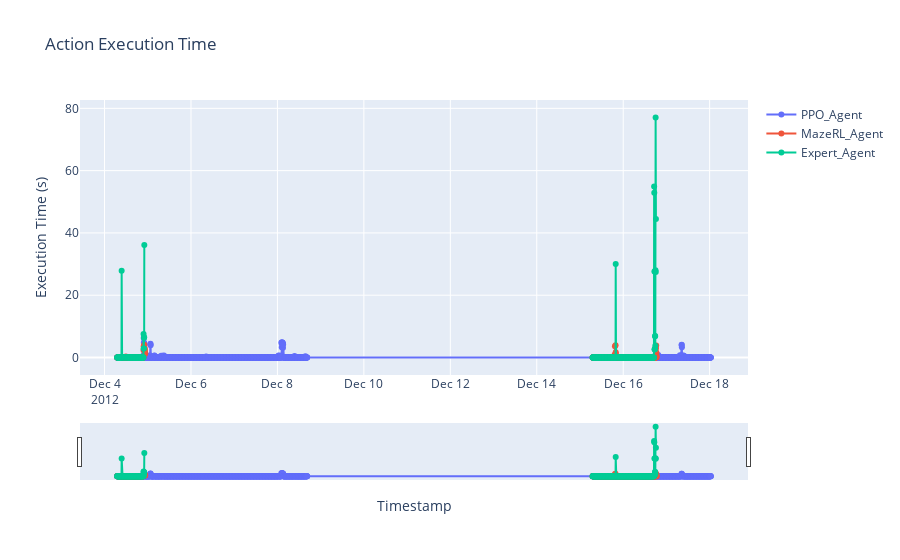

Notebook code cell kept with this figure:
### Markdown cell above
# <a class="anchor" id="execution_time">Action execution time</a>

### Code cell
aa.plot_computation_times_multi_agent(agents.agents_data)

### Figure 1 — Plotly figure (JSON) as saved in the notebook; plotly's stock layout.template omitted (floating-point values rounded to 4 significant figures; data arrays with more than 128 entries replaced by an {"elided": "..."} marker saying what was removed)
{"data": [{"mode": "lines+markers", "name": "PPO_Agent", "x": {"elided": "2056 str values"}, "y": {"elided": "2056 float values"}, "type": "scatter"}, {"mode": "lines+markers", "name": "MazeRL_Agent", "x": {"elided": "2056 str values"}, "y": {"elided": "2056 float values"}, "type": "scatter"}, {"mode": "lines+markers", "name": "Expert_Agent", "x": {"elided": "2056 str values"}, "y": {"elided": "2056 float values"}, "type": "scatter"}], "layout": {"xaxis": {"rangeslider": {"visible": true}, "title": {"text": "Timestamp"}}, "title": {"text": "Action Execution Time"}, "yaxis": {"title": {"text": "Execution Time (s)"}}}}
